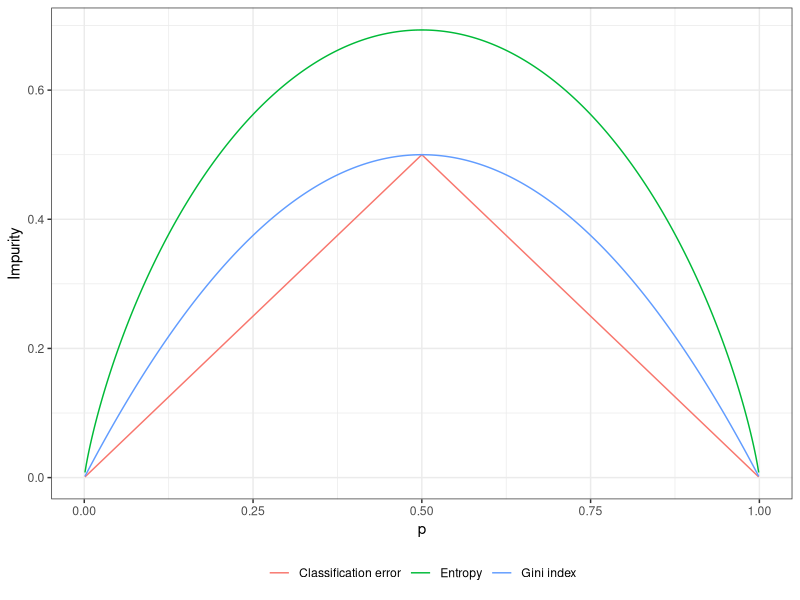
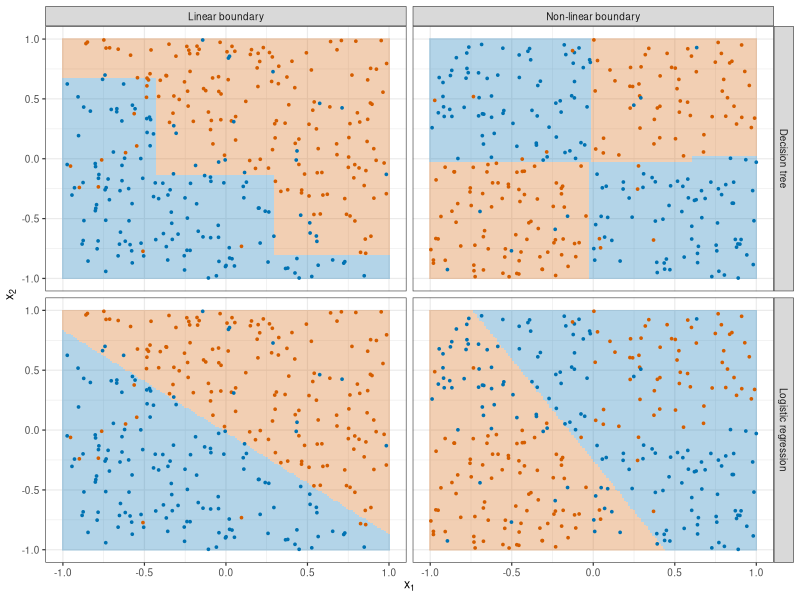

R code for these plots, in order:
library(ggplot2)
library(rpart)


# ---------------------------------------------------------------------------
# 1. Impurity measures for K = 2 classes as a function of p = proportion in class 1
# ---------------------------------------------------------------------------
p <- seq(0.001, 0.999, length.out = 500)
imp <- data.frame(
  p = rep(p, 3),
  value = c(1 - pmax(p, 1 - p),                  # classification error
            2 * p * (1 - p),                     # Gini index
            -(p * log(p) + (1 - p) * log(1 - p))),  # entropy (natural log)
  measure = rep(c("Classification error", "Gini index", "Entropy"), each = length(p))
)

p_imp <- ggplot(imp, aes(x = p, y = value, colour = measure)) +
  geom_line() +
  labs(x = "p", y = "Impurity", colour = NULL) +
  theme_bw(base_size = 11) +
  theme(legend.position = "bottom")

ggsave("impurity.pdf", p_imp, width = 4.5, height = 3.6)

# ---------------------------------------------------------------------------
# 2. Decision regions: logistic regression versus a decision tree, on a
#    linear and on a non-linear (axis-aligned) true boundary
# ---------------------------------------------------------------------------
set.seed(1)
n <- 300

simulate <- function(scenario) {
  x1 <- runif(n, -1, 1)
  x2 <- runif(n, -1, 1)
  if (scenario == "Linear boundary") {
    cls <- x1 + x2 > 0
  } else {
    cls <- (x1 > 0) == (x2 > 0)  # checkerboard of boxes
  }
  flip <- runif(n) < 0.05        # 5% label noise
  data.frame(x1 = x1, x2 = x2, y = factor(ifelse(xor(cls, flip), "A", "B")),
             scenario = scenario)
}

grid <- expand.grid(x1 = seq(-1, 1, length.out = 150), x2 = seq(-1, 1, length.out = 150))

fit_regions <- function(dat) {
  lg <- glm(y ~ x1 + x2, data = dat, family = binomial)
  tr <- rpart(y ~ x1 + x2, data = dat, method = "class")
  g1 <- grid
  g1$class <- ifelse(predict(lg, newdata = grid, type = "response") > 0.5, "B", "A")
  g1$method <- "Logistic regression"
  g2 <- grid
  g2$class <- as.character(predict(tr, newdata = grid, type = "class"))
  g2$method <- "Decision tree"
  out <- rbind(g1, g2)
  out$scenario <- dat$scenario[1]
  out
}

scenarios <- c("Linear boundary", "Non-linear boundary")
dats <- lapply(scenarios, simulate)
regions <- do.call(rbind, lapply(dats, fit_regions))
pts <- do.call(rbind, dats)
pts <- merge(pts, data.frame(method = c("Logistic regression", "Decision tree")))

p_reg <- ggplot() +
  geom_raster(data = regions, aes(x = x1, y = x2, fill = class), alpha = 0.3) +
  geom_point(data = pts, aes(x = x1, y = x2, colour = y), size = 0.6) +
  facet_grid(method ~ scenario) +
  scale_fill_manual(values = c(A = "#D55E00", B = "#0072B2")) +
  scale_colour_manual(values = c(A = "#D55E00", B = "#0072B2")) +
  labs(x = expression(x[1]), y = expression(x[2])) +
  theme_bw(base_size = 9) +
  theme(legend.position = "none")

ggsave("tree_vs_linear.pdf", p_reg, width = 4.5, height = 4)
